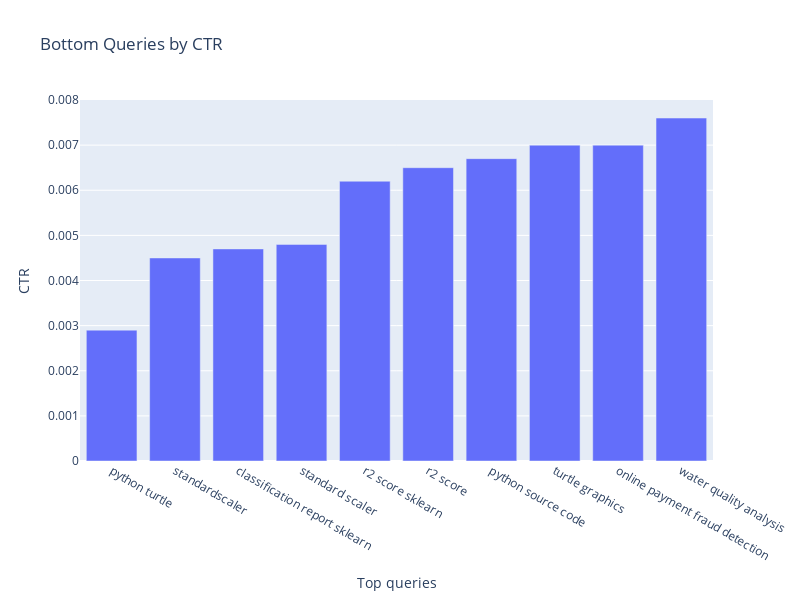

The notebook cell this image was saved under:
### Code cell
lowest_ctr_queries = data.sort_values('CTR').head(10)

# Create a bar graph
fig = px.bar(lowest_ctr_queries, x='Top queries', y='CTR', title='Bottom Queries by CTR')
fig.update_layout(width=800, height=600)
fig.show()
# Print the Bottom queries and their corresponding CTR
print("Queries with the lowest CTR:")
print(lowest_ctr_queries[['Top queries', 'CTR']])

### Figure 1 — Plotly figure (JSON) as saved in the notebook; plotly's stock layout.template omitted (floating-point values rounded to 4 significant figures)
{"data": [{"alignmentgroup": "True", "hovertemplate": "Top queries=%{x}<br>CTR=%{y}<extra></extra>", "legendgroup": "", "marker": {"color": "#636efa", "pattern": {"shape": ""}}, "name": "", "offsetgroup": "", "orientation": "v", "showlegend": false, "textposition": "auto", "type": "bar", "x": ["python turtle", "standardscaler", "classification report sklearn", "standard scaler", "r2 score sklearn", "r2 score", "python source code", "turtle graphics", "online payment fraud detection", "water quality analysis"], "xaxis": "x", "y": [0.0029, 0.0045, 0.0047, 0.0048, 0.0062, 0.0065, 0.0067, 0.007, 0.007, 0.0076], "yaxis": "y"}], "layout": {"barmode": "relative", "height": 600, "legend": {"tracegroupgap": 0}, "title": {"text": "Bottom Queries by CTR"}, "width": 800, "xaxis": {"anchor": "y", "domain": [0, 1], "title": {"text": "Top queries"}}, "yaxis": {"anchor": "x", "domain": [0, 1], "title": {"text": "CTR"}}}}
